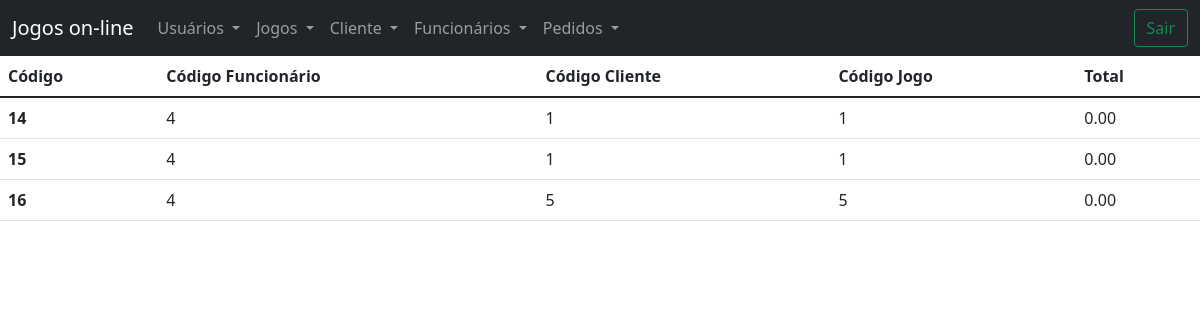
Screenshot of /views/listaTudoPedido.php (signed in) with the database file from the repository.
### tables this page shows
CREATE TABLE `tbpedidos` (
  `codPed` int(4) NOT NULL,
  `codCliFK` int(4) NOT NULL,
  `codFunFK` int(4) NOT NULL,
  `codJogFK` int(4) NOT NULL,
  `qtdJogoPed` int(6) NOT NULL,
  `totalJogoPed` decimal(6,2) NOT NULL
);

### models/bancoPedido.php (called while the page is built, shortened)
<?php
function listaTudoPedidos($conexao){
    $query="Select * From tbpedidos";
    $resultados=mysqli_query($conexao,$query);
    return $resultados;
}

### views/listaTudoPedido.php (the view, shortened to what this page needs)
<?php
if(!$_SESSION["emailUsuario"]){
    $_SESSION["msg"] = "<div class='alert alert-danger' role='alert'>Você não tem acesso a essa página.</div>";
    header("Location:../view/logar.php");
}else{
include_once("header.php");
include_once("../models/conexao.php");
include_once("../models/bancoPedido.php");
?>
<table class="table">
    <thead>
        <tr>
            <th scope="col">Código</th>
            <th scope="col">Código Funcionário</th>
            <th scope="col">Código Cliente</th>
            <th scope="col">Código Jogo</th>
            <th scope="col">Total</th>
        </tr>
    </thead>
    <tbody>
        <?php
        $pedidos = listaTudoPedidos($conexao);
        foreach ($pedidos as $pedido) :
        ?>
            <tr>
                <th scope="row"><?= $pedido['codPed'] ?></th>
                <td><?= $pedido['codFunFK'] ?></td>
                <td><?= $pedido['codCliFK'] ?></td>
                <td><?= $pedido['codJogFK'] ?></td>
                <td><?= $pedido['totalJogoPed'] ?></td>
            </tr>
        <?php
        endforeach;
        ?>
    </tbody>
</table>
<?php
include_once("footer.php");}
?>

### rows the page displays
tbpedidos: codPed "14", codFunFK "4", codCliFK "1", codJogFK "1", totalJogoPed "0.00"
tbpedidos: codPed "15", codFunFK "4", codCliFK "1", codJogFK "1", totalJogoPed "0.00"
tbpedidos: codPed "16", codFunFK "4", codCliFK "5", codJogFK "5", totalJogoPed "0.00"
